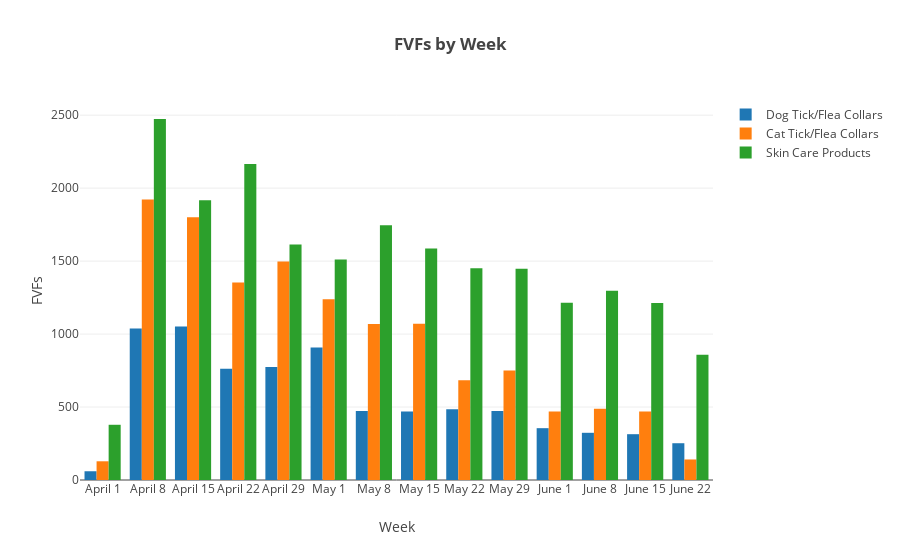

The cell this chart's notebook holds for it:
### Code cell
trace0 = go.Bar(
    x = days,
    y = df_dog_sum_fvf,
    name = 'Dog Tick/Flea Collars',
)
trace1 = go.Bar(
    x = days,
    y = df_cat_sum_fvf,
    name = 'Cat Tick/Flea Collars',
)
trace2 = go.Bar(
    x = days,
    y = df_skin_sum_fvf,
    name = 'Skin Care Products',
)
data = [trace0, trace1, trace2]

# Edit the layout
layout = dict(title = '<b>FVFs by Week</b>',
              xaxis = dict(title = 'Week'),
              yaxis = dict(title = 'FVFs'),
              barmode='group'
              )

fig = dict(data=data, layout=layout)
po.iplot(fig, filename='Membership_Sum_Per_Month_Total')

### Figure 1 — Plotly figure (JSON) as saved in the notebook; plotly's stock layout.template omitted (floating-point values rounded to 4 significant figures)
{"data": [{"name": "Dog Tick/Flea Collars", "type": "bar", "uid": "8d962b8d-2667-49ce-be9f-c1c213052c78", "x": ["April 1", "April 8", "April 15", "April 22", "April 29", "May 1", "May 8", "May 15", "May 22", "May 29", "June 1", "June 8", "June 15", "June 22", "June 29"], "y": [59.94, 1038.0, 1052.0, 761.5, 775.2, 907.9, 472.4, 470.1, 484.9, 472.2, 355.1, 323.4, 313.9, 252.0]}, {"name": "Cat Tick/Flea Collars", "type": "bar", "uid": "e4739f7d-124e-40c1-89b2-532192be7f87", "x": ["April 1", "April 8", "April 15", "April 22", "April 29", "May 1", "May 8", "May 15", "May 22", "May 29", "June 1", "June 8", "June 15", "June 22", "June 29"], "y": [128.2, 1921.0, 1800.0, 1354.0, 1497.0, 1239, 1069.0, 1071.0, 683.6, 750.6, 468.6, 488.9, 469.8, 140.7]}, {"name": "Skin Care Products", "type": "bar", "uid": "5176957f-5d9c-441d-9622-e35dbf196787", "x": ["April 1", "April 8", "April 15", "April 22", "April 29", "May 1", "May 8", "May 15", "May 22", "May 29", "June 1", "June 8", "June 15", "June 22", "June 29"], "y": [378.4, 2474.0, 1917.0, 2166.0, 1614.0, 1512.0, 1745.0, 1586.0, 1450.0, 1447.0, 1214.0, 1297.0, 1213.0, 858.3]}], "layout": {"autosize": true, "barmode": "group", "title": {"text": "<b>FVFs by Week</b>"}, "xaxis": {"autorange": true, "range": [-0.5, 13.5], "title": {"text": "Week"}, "type": "category"}, "yaxis": {"autorange": true, "range": [0, 2604.0], "title": {"text": "FVFs"}, "type": "linear"}}}
